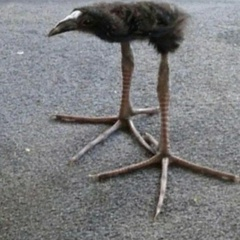
%> input picture lab3/rofl.jpg, 240 x 240 px
$ octave lab3_optics.m   (GNU Octave 9; MATLAB toolbox functions it lacks are replaced by stand-ins)
%> lines starting %> are read from the running program, lines starting %| are printed output that depends on the picture
% Инициализация
clc; clear; close all;
%%
% Загрузка и обработка изображения
try
  image = imread('rofl.jpg');
%> image is the input picture: size 240x240x3 uint8; mean R, G, B 122.6, 123.2, 125
catch
  error('Could not load image. Check file path.');
end
% Определение размеров изображения
[height, width, ~] = size(image);
%> height = 240; width = 240
% Определение минимального размера стороны
minSize = min(height, width);
%> minSize = 240
% Обрезка изображения до квадратного размера
croppedImage = imcrop(image, [0, 0, minSize-1, minSize-1]);
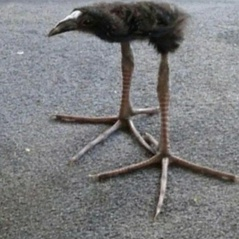
%> croppedImage: size 239x239x3 uint8; mean R, G, B 122.6, 123.1, 125
% Изменение размера изображения до [512, 512]
resizedImage = imresize(croppedImage, [512, 512]);
item = im2gray(resizedImage);
% Параметры моделирования
N = 512;
A = 0.5;
lambda = 0.5;
D_zr = 20; % 4
step_zr = D_zr / N;
step_it = 1/(N * step_zr);
step_im = step_it * lambda / A;
% Создание координатных сеток
[im_axis_X, im_axis_Y] = meshgrid(-(N/2)*step_im:step_im:(N/2-1)*step_im, ...
-(N/2)*step_im:step_im:(N/2-1)*step_im);
zrachok = zeros(N);
[p_x, p_y] = meshgrid(-(N/2)*step_zr:step_zr:(N/2-1)*step_zr, ...
-(N/2)*step_zr:step_zr:(N/2-1)*step_zr);
% Вычисление угла
fi = zeros(N);
for i = 1:N
  for j = 1:N
    if (p_y(i,j) == 0)
      if (p_x(i,j) >= 0)
        fi(i,j) = pi / 2;
      else
        fi(i,j) = -pi / 2;
      end
    else
      if (p_y(i,j) >= 0)
        fi(i,j) = atan(p_x(i,j) / p_y(i,j));
      else
        fi(i,j) = pi + atan(p_x(i,j) / p_y(i,j));
      end
    end
  end
end
% Расчет параметров
ro = sqrt(p_x.*p_x + p_y.*p_y);
ro_p_x = ro.*sin(fi);
ro_p_y = ro.*cos(fi);
% Задание аберрации
C = 0.455;
aberr = exp(2*pi*1i*C*(3*ro.^3 - 2*ro).*cos(fi));
% Формирование зрачка
for i = 1:N
  for j = 1:N
    if sqrt(ro_p_x(i,j)^2 + ro_p_y(i,j)^2) < 1
      zrachok(i,j) = 1;
    end
  end
end
zrachok = zrachok.*aberr;
% Когерентное изображение
fft_item = 1/N * (fftshift(fft2(fftshift(item))));
res = N * (fftshift(ifft2(fftshift(fft_item.*zrachok))));
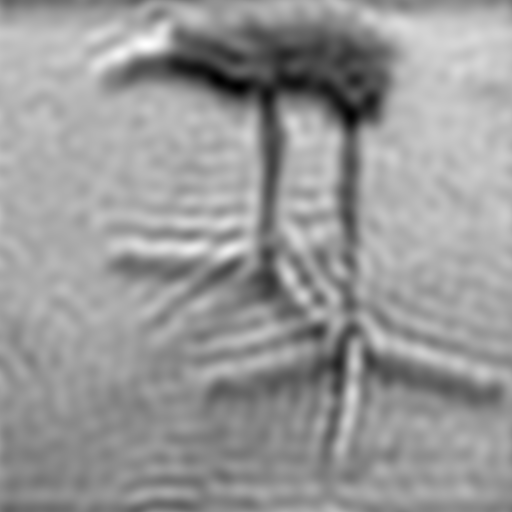
%> res: size 512x512 double; min -32.89, max 227, mean 123.2; drawn with min black and max white
res = abs(res).^2;
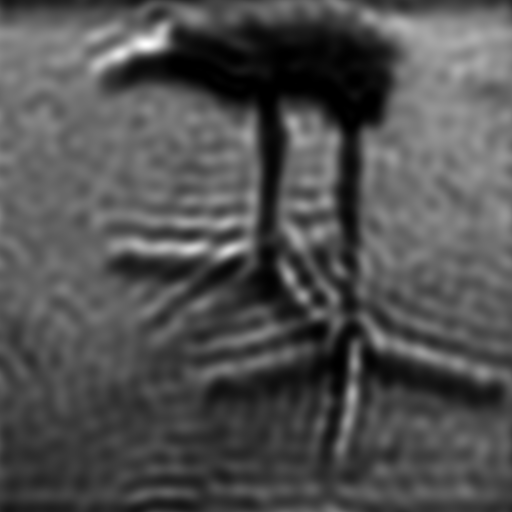
%> res: size 512x512 double; min 1.03e-06, max 51531.2, mean 16441.4; drawn with min black and max white
res = flipud(res);
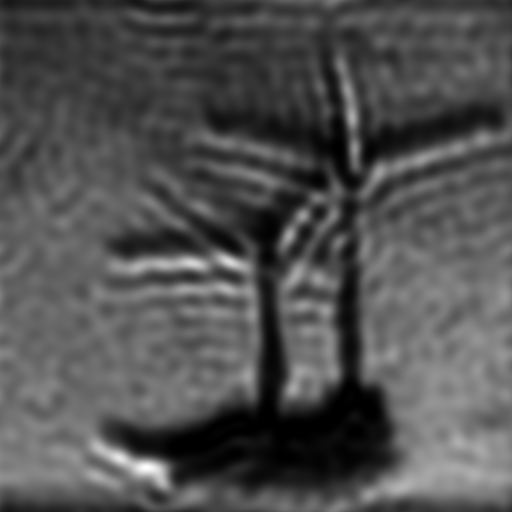
%> res: size 512x512 double; min 1.03e-06, max 51531.2, mean 16441.4; mean of the top-left, top-right, bottom-left and bottom-right quarters 13656.1, 14004.3, 19753.8, 18351.5; drawn with min black and max white
% Некогерентное изображение
fft_intens = 1/N * (fftshift(fft2(fftshift(abs(item)))));
fft_func_rasp = 0.25*N * fftshift(fft2(fftshift(abs(fftshift(ifft2(fftshift(zrachok)))).^2)));
func_rasp_img = fft_intens .* fft_func_rasp;
intens_rasp_img = N * (fftshift(ifft2(fftshift(func_rasp_img))));
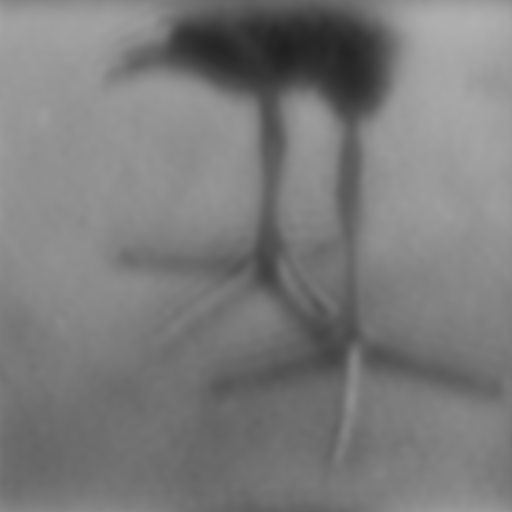
%> intens_rasp_img: size 512x512 double; min 32.34, max 176.3, mean 124
intens_rasp_img = flipud(intens_rasp_img);
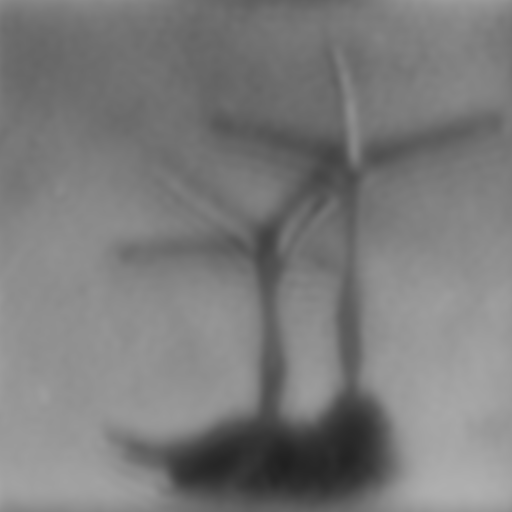
%> intens_rasp_img: size 512x512 double; min 32.34, max 176.3, mean 124; mean of the top-left, top-right, bottom-left and bottom-right quarters 116.8, 116.3, 135.6, 127.2
% Подготовка к визуализации
[x, y] = meshgrid(-(N/2)*step_im:step_im:(N/2-1)*step_im, ...
-(N/2)*step_im:step_im:(N/2-1)*step_im);
n_max = step_it*N/2;
x_max = step_im*N/2;
p_max = step_zr*N/2;
% Расчет ФРТ и ФПМ
FRT_ = (step_zr/step_it)*(fftshift(ifft2(fftshift(zrachok)))*N);
FRT_abs = (abs(FRT_).*abs(FRT_))/(pi^2);
D = (step_it/step_zr)*(fftshift(fft2(fftshift(FRT_abs)))/N);
D_norm = D*pi;
D_abs = abs(D_norm);
% Вывод числа Штреля
[max_value, max_index] = max(FRT_abs(:, N/2+1));
fprintf('Число Штреля: %f\n', max_value);
% Визуализация результатов
figure('Position', [500, 150, 1000, 800]);
sgtitle(sprintf('Коэффициент разложения: C = %.3f\nЧисло Штреля: %.3f', C, max_value), 'FontSize', 16)
% Срез ФРТ
subplot(2,2,1)
plot(x(N/2+1,:), FRT_abs(:, N/2+1), 'Color', 'r', 'LineWidth', 1.3)
xlim([-x_max/4, x_max/4]) % Оставляем пределы по оси X
grid on
title('Срез ФРТ')
% ФПМ
subplot(2,2,2)
plot(p_x(N/2+1,:), D_abs(N/2+1,:), 'Color', 'r', 'LineWidth', 1.3)
xlim([0, p_max/3]) % Оставляем пределы по оси X
xticks(0:0.2:p_max/3)
grid on
title('ФПМ')
% Полноценная ФРТ
subplot(2,2,3)
pcolor(im_axis_X, im_axis_Y, FRT_abs)
colormap('gray')
axis equal tight
shading interp
xlim([-x_max, x_max])
title('Функция рассеяния точки')
% Некогерентное изображение
subplot(2,2,4)
pcolor(im_axis_X, im_axis_Y, intens_rasp_img)
colormap('gray')
axis equal tight
shading interp
xlim([-x_max, x_max])
title('Некогерентное изображение')
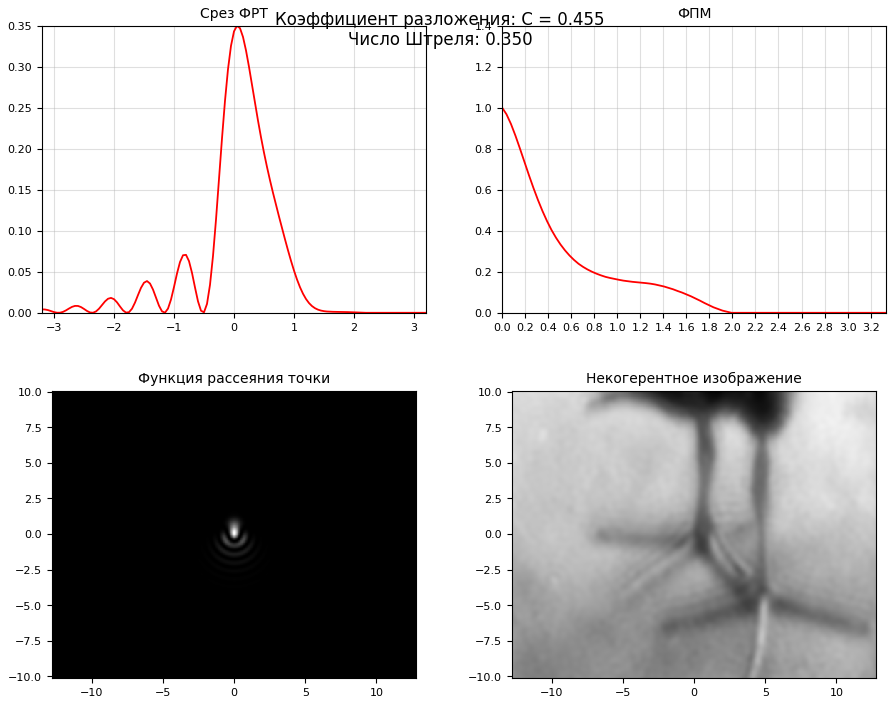
%> figure redrawn from the program's plot data, 4 panels; panel 1: curve peaks at x = 0.05, y = 0.35; panel 2: curve peaks at x = 0, y = 1
